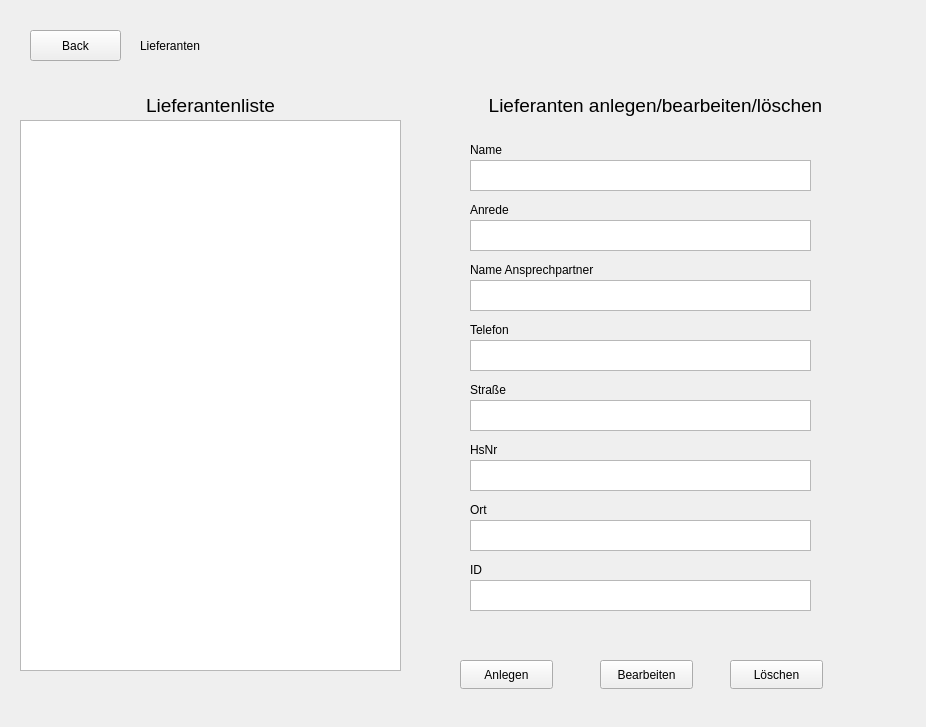
<?xml version="1.0" encoding="UTF-8"?>
<ui version="4.0">
 <class>OverviewLieferanten</class>
 <widget class="QWidget" name="OverviewLieferanten">
  <property name="geometry">
   <rect>
    <x>0</x>
    <y>0</y>
    <width>926</width>
    <height>727</height>
   </rect>
  </property>
  <property name="windowTitle">
   <string>Form</string>
  </property>
  <widget class="QPushButton" name="back_to_main">
   <property name="geometry">
    <rect>
     <x>30</x>
     <y>30</y>
     <width>91</width>
     <height>31</height>
    </rect>
   </property>
   <property name="text">
    <string>Back</string>
   </property>
  </widget>
  <widget class="QLabel" name="label">
   <property name="geometry">
    <rect>
     <x>140</x>
     <y>30</y>
     <width>121</width>
     <height>31</height>
    </rect>
   </property>
   <property name="text">
    <string>Lieferanten</string>
   </property>
  </widget>
  <widget class="QLabel" name="label_1">
   <property name="geometry">
    <rect>
     <x>20</x>
     <y>90</y>
     <width>381</width>
     <height>31</height>
    </rect>
   </property>
   <property name="font">
    <font>
     <pointsize>14</pointsize>
    </font>
   </property>
   <property name="text">
    <string>Lieferantenliste</string>
   </property>
   <property name="alignment">
    <set>Qt::AlignCenter</set>
   </property>
  </widget>
  <widget class="QLabel" name="label_2">
   <property name="geometry">
    <rect>
     <x>440</x>
     <y>90</y>
     <width>431</width>
     <height>31</height>
    </rect>
   </property>
   <property name="font">
    <font>
     <pointsize>14</pointsize>
    </font>
   </property>
   <property name="text">
    <string>Lieferanten anlegen/bearbeiten/löschen</string>
   </property>
   <property name="alignment">
    <set>Qt::AlignCenter</set>
   </property>
  </widget>
  <widget class="QTextBrowser" name="textBrowser_Liste">
   <property name="geometry">
    <rect>
     <x>20</x>
     <y>120</y>
     <width>381</width>
     <height>551</height>
    </rect>
   </property>
  </widget>
  <widget class="QPushButton" name="pushButton_anlegen">
   <property name="geometry">
    <rect>
     <x>460</x>
     <y>660</y>
     <width>93</width>
     <height>29</height>
    </rect>
   </property>
   <property name="text">
    <string>Anlegen</string>
   </property>
  </widget>
  <widget class="QPushButton" name="pushButton_2_bearbeiten">
   <property name="geometry">
    <rect>
     <x>600</x>
     <y>660</y>
     <width>93</width>
     <height>29</height>
    </rect>
   </property>
   <property name="text">
    <string>Bearbeiten</string>
   </property>
  </widget>
  <widget class="QPushButton" name="pushButton_3_loeschen">
   <property name="geometry">
    <rect>
     <x>730</x>
     <y>660</y>
     <width>93</width>
     <height>29</height>
    </rect>
   </property>
   <property name="text">
    <string>Löschen</string>
   </property>
  </widget>
  <widget class="QTextBrowser" name="textBrowser_lieferantenname">
   <property name="geometry">
    <rect>
     <x>470</x>
     <y>160</y>
     <width>341</width>
     <height>31</height>
    </rect>
   </property>
  </widget>
  <widget class="QLabel" name="label_3">
   <property name="geometry">
    <rect>
     <x>470</x>
     <y>140</y>
     <width>221</width>
     <height>20</height>
    </rect>
   </property>
   <property name="text">
    <string>Name</string>
   </property>
  </widget>
  <widget class="QTextBrowser" name="textBrowser_lieferantenandrede">
   <property name="geometry">
    <rect>
     <x>470</x>
     <y>220</y>
     <width>341</width>
     <height>31</height>
    </rect>
   </property>
  </widget>
  <widget class="QLabel" name="label_4">
   <property name="geometry">
    <rect>
     <x>470</x>
     <y>200</y>
     <width>221</width>
     <height>20</height>
    </rect>
   </property>
   <property name="text">
    <string>Anrede</string>
   </property>
  </widget>
  <widget class="QTextBrowser" name="textBrowser_lieferantenansprechpartner">
   <property name="geometry">
    <rect>
     <x>470</x>
     <y>280</y>
     <width>341</width>
     <height>31</height>
    </rect>
   </property>
  </widget>
  <widget class="QLabel" name="label_5">
   <property name="geometry">
    <rect>
     <x>470</x>
     <y>260</y>
     <width>221</width>
     <height>20</height>
    </rect>
   </property>
   <property name="text">
    <string>Name Ansprechpartner</string>
   </property>
  </widget>
  <widget class="QTextBrowser" name="textBrowser_lieferantentelefon">
   <property name="geometry">
    <rect>
     <x>470</x>
     <y>340</y>
     <width>341</width>
     <height>31</height>
    </rect>
   </property>
  </widget>
  <widget class="QLabel" name="label_6">
   <property name="geometry">
    <rect>
     <x>470</x>
     <y>320</y>
     <width>221</width>
     <height>20</height>
    </rect>
   </property>
   <property name="text">
    <string>Telefon</string>
   </property>
  </widget>
  <widget class="QTextBrowser" name="textBrowser_lieferantenstrasse">
   <property name="geometry">
    <rect>
     <x>470</x>
     <y>400</y>
     <width>341</width>
     <height>31</height>
    </rect>
   </property>
  </widget>
  <widget class="QLabel" name="label_7">
   <property name="geometry">
    <rect>
     <x>470</x>
     <y>380</y>
     <width>221</width>
     <height>20</height>
    </rect>
   </property>
   <property name="text">
    <string>Straße</string>
   </property>
  </widget>
  <widget class="QTextBrowser" name="textBrowser_lieferantenhsnr">
   <property name="geometry">
    <rect>
     <x>470</x>
     <y>460</y>
     <width>341</width>
     <height>31</height>
    </rect>
   </property>
  </widget>
  <widget class="QLabel" name="label_8">
   <property name="geometry">
    <rect>
     <x>470</x>
     <y>440</y>
     <width>221</width>
     <height>20</height>
    </rect>
   </property>
   <property name="text">
    <string>HsNr</string>
   </property>
  </widget>
  <widget class="QTextBrowser" name="textBrowser_lieferantenort">
   <property name="geometry">
    <rect>
     <x>470</x>
     <y>520</y>
     <width>341</width>
     <height>31</height>
    </rect>
   </property>
  </widget>
  <widget class="QLabel" name="label_9">
   <property name="geometry">
    <rect>
     <x>470</x>
     <y>500</y>
     <width>221</width>
     <height>20</height>
    </rect>
   </property>
   <property name="text">
    <string>Ort</string>
   </property>
  </widget>
  <widget class="QTextBrowser" name="textBrowser_lieferantenid">
   <property name="geometry">
    <rect>
     <x>470</x>
     <y>580</y>
     <width>341</width>
     <height>31</height>
    </rect>
   </property>
  </widget>
  <widget class="QLabel" name="label_10">
   <property name="geometry">
    <rect>
     <x>470</x>
     <y>560</y>
     <width>221</width>
     <height>20</height>
    </rect>
   </property>
   <property name="text">
    <string>ID</string>
   </property>
  </widget>
 </widget>
 <resources/>
 <connections/>
</ui>
